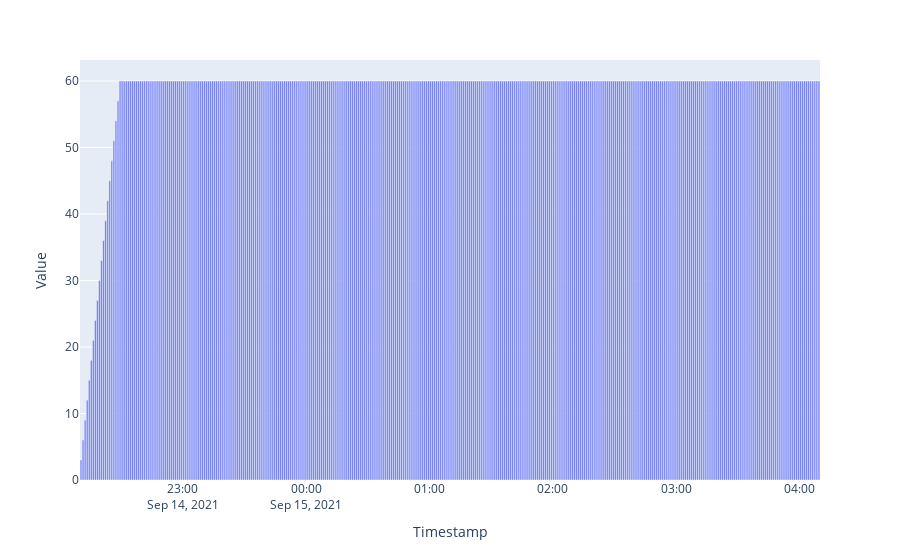

Notebook code cell kept with this figure:
### Code cell
fig = px.bar(df_users_active, x='Timestamp', y='Value')
fig.show()

### Figure 1 — Plotly figure (JSON) as saved in the notebook; plotly's stock layout.template omitted (floating-point values rounded to 4 significant figures; data arrays with more than 128 entries replaced by an {"elided": "..."} marker saying what was removed)
{"data": [{"alignmentgroup": "True", "hovertemplate": "Timestamp=%{x}<br>Value=%{y}<extra></extra>", "legendgroup": "", "marker": {"color": "#636efa", "pattern": {"shape": ""}}, "name": "", "offsetgroup": "", "orientation": "v", "showlegend": false, "textposition": "auto", "type": "bar", "x": {"elided": "360 str values"}, "xaxis": "x", "y": {"elided": "360 int values"}, "yaxis": "y"}], "layout": {"barmode": "relative", "legend": {"tracegroupgap": 0}, "margin": {"t": 60}, "xaxis": {"anchor": "y", "domain": [0, 1], "title": {"text": "Timestamp"}}, "yaxis": {"anchor": "x", "domain": [0, 1], "title": {"text": "Value"}}}}
